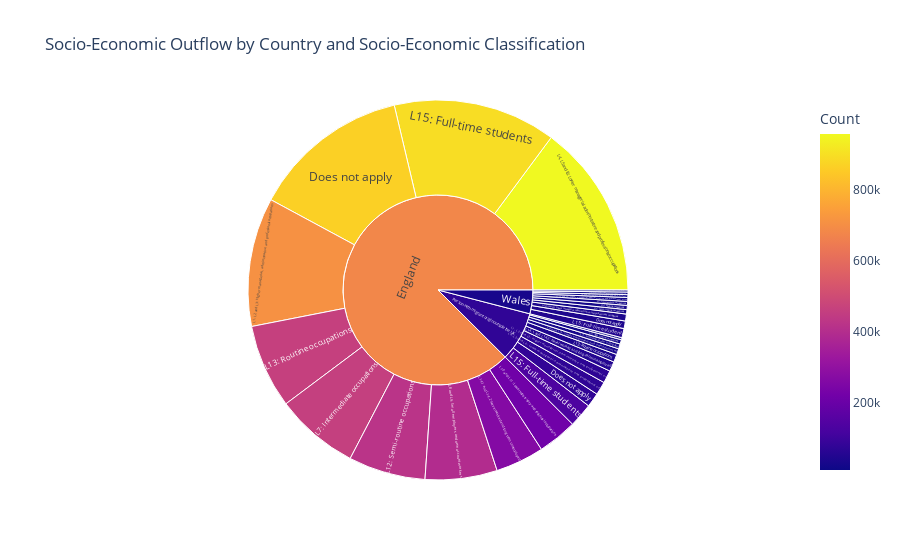

This figure's notebook cell:
### Code cell


### Figure 1 — Plotly figure (JSON) as saved in the notebook; plotly's stock layout.template omitted (floating-point values rounded to 4 significant figures)
{"data": [{"branchvalues": "total", "customdata": [[866316], [77790], [41529], [707908], [69654], [21447], [216799], [11626], [10960], [423359], [24332], [24080], [461625], [42954], [23064], [266706], [53959], [14316], [895467], [131786], [50265], [958315], [73641], [38027], [460114], [26886], [21715], [395868], [32473], [15189], [681200.0], [75130.0], [31840.0]], "domain": {"x": [0, 1], "y": [0, 1]}, "hovertemplate": "labels=%{label}<br>Count_sum=%{value}<br>parent=%{parent}<br>id=%{id}<br>Count=%{color}<extra></extra>", "ids": ["England/Does not apply", "Person with migrant origin outside the UK/Does not apply", "Wales/Does not apply", "England/L1, L2 and L3: Higher managerial, administrative and professional occupations", "Person with migrant origin outside the UK/L1, L2 and L3: Higher managerial, administrative and professional occupations", "Wales/L1, L2 and L3: Higher managerial, administrative and professional occupations", "England/L10 and L11: Lower supervisory and technical occupations", "Person with migrant origin outside the UK/L10 and L11: Lower supervisory and technical occupations", "Wales/L10 and L11: Lower supervisory and technical occupations", "England/L12: Semi-routine occupations", "Person with migrant origin outside the UK/L12: Semi-routine occupations", "Wales/L12: Semi-routine occupations", "England/L13: Routine occupations", "Person with migrant origin outside the UK/L13: Routine occupations", "Wales/L13: Routine occupations", "England/L14.1 and L14.2: Never worked and long-term unemployed", "Person with migrant origin outside the UK/L14.1 and L14.2: Never worked and long-term unemployed", "Wales/L14.1 and L14.2: Never worked and long-term unemployed", "England/L15: Full-time students", "Person with migrant origin outside the UK/L15: Full-time students", "Wales/L15: Full-time students", "England/L4, L5 and L6: Lower managerial, administrative and professional occupations", "Person with migrant origin outside the UK/L4, L5 and L6: Lower managerial, administrative and professional occupations", "Wales/L4, L5 and L6: Lower managerial, administrative and professional occupations", "England/L7: Intermediate occupations", "Person with migrant origin outside the UK/L7: Intermediate occupations", "Wales/L7: Intermediate occupations", "England/L8 and L9: Small employers and own account workers", "Person with migrant origin outside the UK/L8 and L9: Small employers and own account workers", "Wales/L8 and L9: Small employers and own account workers", "England", "Person with migrant origin outside the UK", "Wales"], "labels": ["Does not apply", "Does not apply", "Does not apply", "L1, L2 and L3: Higher managerial, administrative and professional occupations", "L1, L2 and L3: Higher managerial, administrative and professional occupations", "L1, L2 and L3: Higher managerial, administrative and professional occupations", "L10 and L11: Lower supervisory and technical occupations", "L10 and L11: Lower supervisory and technical occupations", "L10 and L11: Lower supervisory and technical occupations", "L12: Semi-routine occupations", "L12: Semi-routine occupations", "L12: Semi-routine occupations", "L13: Routine occupations", "L13: Routine occupations", "L13: Routine occupations", "L14.1 and L14.2: Never worked and long-term unemployed", "L14.1 and L14.2: Never worked and long-term unemployed", "L14.1 and L14.2: Never worked and long-term unemployed", "L15: Full-time students", "L15: Full-time students", "L15: Full-time students", "L4, L5 and L6: Lower managerial, administrative and professional occupations", "L4, L5 and L6: Lower managerial, administrative and professional occupations", "L4, L5 and L6: Lower managerial, administrative and professional occupations", "L7: Intermediate occupations", "L7: Intermediate occupations", "L7: Intermediate occupations", "L8 and L9: Small employers and own account workers", "L8 and L9: Small employers and own account workers", "L8 and L9: Small employers and own account workers", "England", "Person with migrant origin outside the UK", "Wales"], "marker": {"coloraxis": "coloraxis", "colors": [866316, 77790, 41529, 707908, 69654, 21447, 216799, 11626, 10960, 423359, 24332, 24080, 461625, 42954, 23064, 266706, 53959, 14316, 895467, 131786, 50265, 958315, 73641, 38027, 460114, 26886, 21715, 395868, 32473, 15189, 681200.0, 75130.0, 31840.0]}, "name": "", "parents": ["England", "Person with migrant origin outside the UK", "Wales", "England", "Person with migrant origin outside the UK", "Wales", "England", "Person with migrant origin outside the UK", "Wales", "England", "Person with migrant origin outside the UK", "Wales", "England", "Person with migrant origin outside the UK", "Wales", "England", "Person with migrant origin outside the UK", "Wales", "England", "Person with migrant origin outside the UK", "Wales", "England", "Person with migrant origin outside the UK", "Wales", "England", "Person with migrant origin outside the UK", "Wales", "England", "Person with migrant origin outside the UK", "Wales", "", "", ""], "type": "sunburst", "values": [866316, 77790, 41529, 707908, 69654, 21447, 216799, 11626, 10960, 423359, 24332, 24080, 461625, 42954, 23064, 266706, 53959, 14316, 895467, 131786, 50265, 958315, 73641, 38027, 460114, 26886, 21715, 395868, 32473, 15189, 5652477, 545101, 260592]}], "layout": {"coloraxis": {"colorbar": {"title": {"text": "Count"}}, "colorscale": [[0, "#0d0887"], [0.1111, "#46039f"], [0.2222, "#7201a8"], [0.3333, "#9c179e"], [0.4444, "#bd3786"], [0.5556, "#d8576b"], [0.6667, "#ed7953"], [0.7778, "#fb9f3a"], [0.8889, "#fdca26"], [1, "#f0f921"]]}, "legend": {"tracegroupgap": 0}, "title": {"text": "Socio-Economic Outflow by Country and Socio-Economic Classification"}}}
